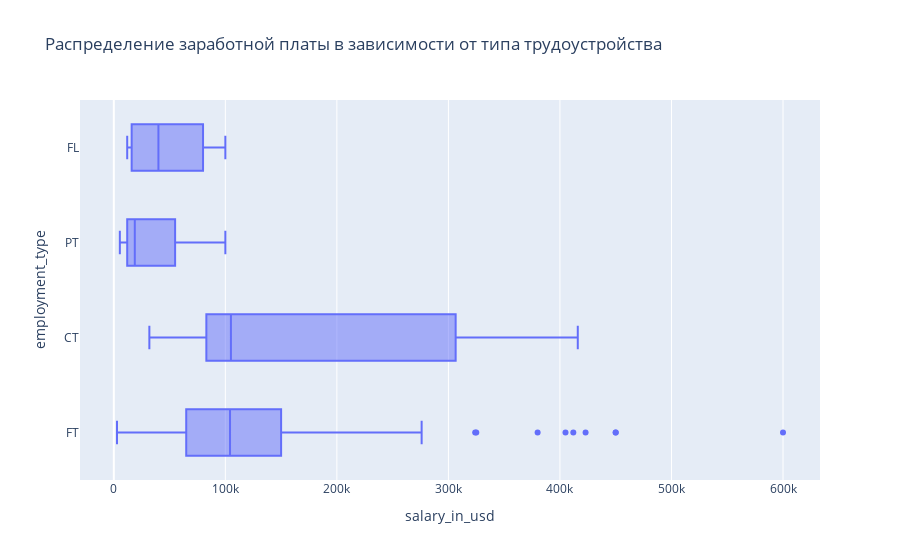

Source (notebook cell):
### Markdown cell above
#### Влияние типа трудоустройства

### Code cell
fig_5=px.box(data, x='salary_in_usd', y='employment_type', 
             title='Распределение заработной платы в зависимости от типа трудоустройства')
fig_5.show()

### Figure 1 — Plotly figure (JSON) as saved in the notebook; plotly's stock layout.template omitted (floating-point values rounded to 4 significant figures; data arrays with more than 128 entries replaced by an {"elided": "..."} marker saying what was removed)
{"data": [{"alignmentgroup": "True", "hovertemplate": "salary_in_usd=%{x}<br>employment_type=%{y}<extra></extra>", "legendgroup": "", "marker": {"color": "#636efa"}, "name": "", "notched": false, "offsetgroup": "", "orientation": "h", "showlegend": false, "type": "box", "x": {"elided": "607 int values"}, "x0": " ", "xaxis": "x", "y": {"elided": "607 str values"}, "y0": " ", "yaxis": "y"}], "layout": {"boxmode": "group", "legend": {"tracegroupgap": 0}, "title": {"text": "Распределение заработной платы в зависимости от типа трудоустройства"}, "xaxis": {"anchor": "y", "domain": [0, 1], "title": {"text": "salary_in_usd"}}, "yaxis": {"anchor": "x", "domain": [0, 1], "title": {"text": "employment_type"}}}}
